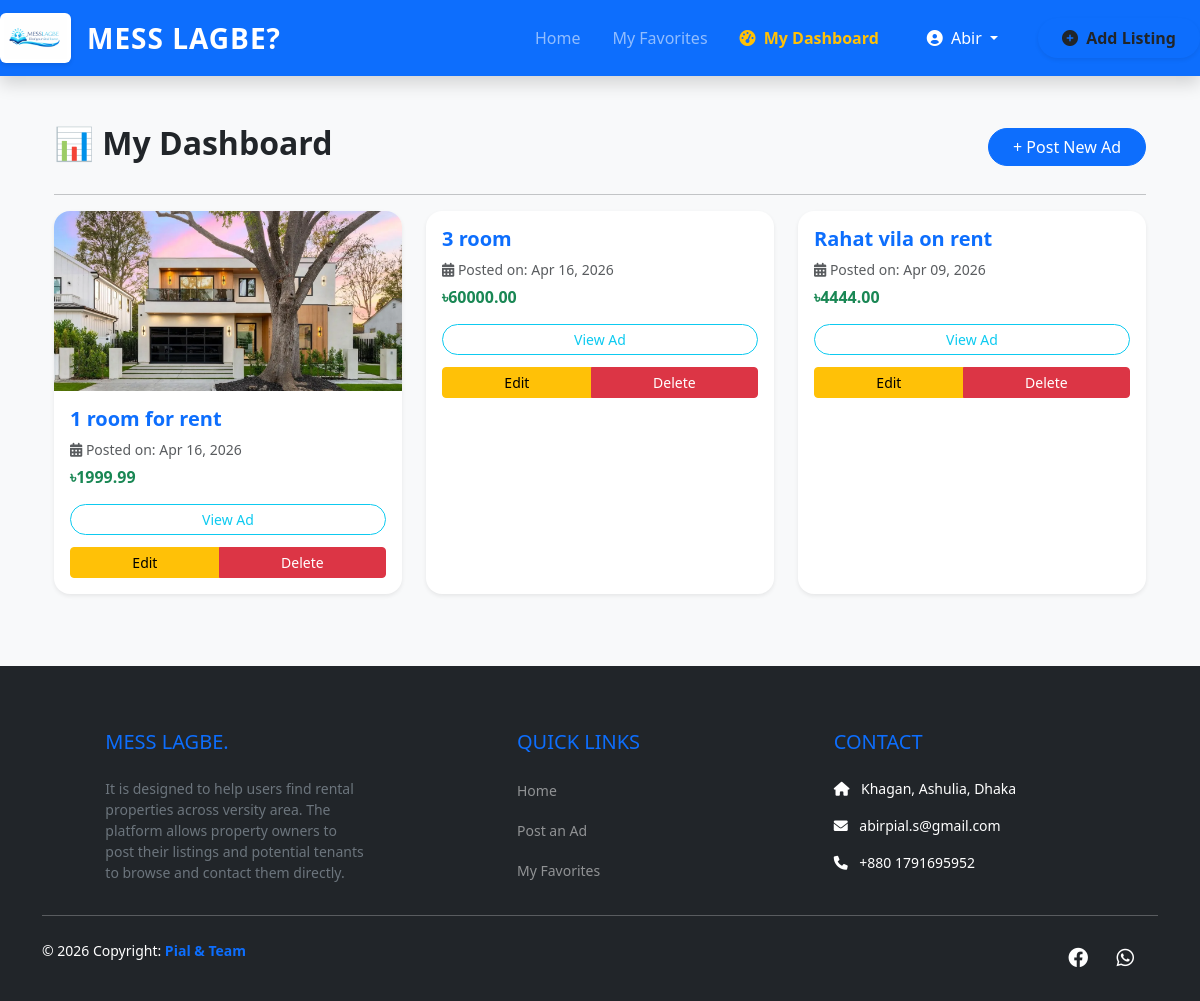
/my-ads/ (signed in), run on the app's committed database.
### accounts/models.py (models this page shows, shortened)
class CustomUser(AbstractUser):
    IS_STUDENT = 'student'
    IS_OWNER = 'owner'
    IS_ADMIN = 'admin'
    ROLE_CHOICES = [
        (IS_STUDENT, 'Student'),
        (IS_OWNER, 'House Owner'),
        (IS_ADMIN, 'Admin'),
    ]
    role = models.CharField(max_length=20, choices=ROLE_CHOICES, default=IS_STUDENT)
    phone_number = models.CharField(max_length=15, blank=True, null=True)
    university_id = models.CharField(max_length=50, blank=True, null=True)

### listings/models.py (models this page shows, shortened)
class Listing(models.Model):
    host = models.ForeignKey(
        settings.AUTH_USER_MODEL,
        on_delete=models.CASCADE,
        related_name='listings'
    )
    image = models.ImageField(upload_to='listings/', null=True, blank=True)
    phone_number = models.CharField(max_length=15, help_text="Contact number for this property")
    title = models.CharField(max_length=200, help_text="e.g. 2 Room flat for rent in Dhanmondi")
    description = models.TextField()
    location = models.CharField(max_length=150)
    price = models.DecimalField(max_digits=10, decimal_places=2)
    bedrooms = models.IntegerField()
    created_at = models.DateTimeField(auto_now_add=True)
    @property
    def primary_image_url(self):
        first_gallery_image = self.images.first()
        if first_gallery_image and first_gallery_image.image:
            return first_gallery_image.image.url
        if self.image:
            return self.image.url
        return None

### listings/views.py (the view)
# urls.py: path('my-ads/', views.my_listings, name='my_listings'),
@login_required(login_url='/accounts/login/')
def my_listings(request):
    user_ads = Listing.objects.filter(host=request.user).order_by('-created_at')
    return render(request, 'listings/my_listings.html', {'user_ads': user_ads})

### templates/listings/my_listings.html (shortened to what this page needs)
{% extends 'base.html' %}
{% block content %}
<div class="container mt-4">
    <div class="d-flex justify-content-between align-items-center mb-4">
        <h2 class="fw-bold">📊 My Dashboard</h2>
        <a href="{% url 'create_listing' %}" class="btn btn-primary rounded-pill px-4">+ Post New Ad</a>
    </div>
    <hr>
    <div class="row">
        {% if user_ads %}
        {% for ad in user_ads %}
        <div class="col-md-4 mb-4">
            <div class="card h-100 border-0 shadow-sm rounded-4 overflow-hidden">
                {% if ad.primary_image_url %}
                <img src="{{ ad.primary_image_url }}" class="card-img-top" style="height: 180px; object-fit: cover;">
                {% endif %}
                <div class="card-body">
                    <h5 class="card-title fw-bold text-primary">{{ ad.title }}</h5>
                    <p class="text-muted small mb-2">
                        <i class="fas fa-calendar-alt"></i>
                        Posted on: <span>{{ ad.created_at|date:"M d, Y" }}</span>
                    </p>
                    <h6 class="text-success fw-bold">৳{{ ad.price }}</h6>
                    <div class="d-grid gap-2 mt-3">
                        <a href="{% url 'listing_detail' ad.id %}" class="btn btn-outline-info btn-sm rounded-pill">View
                            Ad</a>
                        <div class="btn-group w-100 mt-1">
                            <a href="{% url 'edit_listing' ad.id %}" class="btn btn-warning btn-sm">Edit</a>
                            <a href="{% url 'delete_listing' ad.id %}" class="btn btn-danger btn-sm">Delete</a>
                        </div>
                    </div>
                </div>
            </div>
        </div>
        {% endfor %}
        {% endif %}
    </div>
</div>
{% endblock %}

### templates/base.html (shortened to what this page needs)
<!DOCTYPE html>
<html lang="en">
<head>
    <link href="https://cdn.jsdelivr.net/npm/bootstrap@5.3.0/dist/css/bootstrap.min.css" rel="stylesheet">
    <link rel="stylesheet" href="https://cdnjs.cloudflare.com/ajax/libs/font-awesome/6.0.0/css/all.min.css">
</head>
<body class="bg-light">
    <nav class="navbar navbar-expand-lg navbar-dark bg-primary shadow mb-4 sticky-top">
     <a class="navbar-brand d-flex align-items-center" href="{% url 'home' %}">
    <img src="/media/listings/gallery/logo.png" alt="MessLagbe?"
         style="height: 50px; width: auto; background: white; padding: 4px; border-radius: 6px; box-shadow: 0 2px 4px rgba(0,0,0,0.1);">
    <span class="ms-3 fw-bold fs-3 text-white" style="letter-spacing: 1px;">MESS LAGBE?</span>
</a>
            <div class="collapse navbar-collapse" id="navbarNav">
                <ul class="navbar-nav ms-auto align-items-center">
                    <li class="nav-item">
                        <a class="nav-link px-3" href="{% url 'home' %}">Home</a>
                    </li>
                   {% if user.is_authenticated %}
    <li class="nav-item">
        <a class="nav-link px-3" href="{% url 'favorites_list' %}">My Favorites</a>
    </li>
    <li class="nav-item">
        <a class="nav-link px-3 fw-bold text-warning" href="{% url 'dashboard' %}">
            <i class="fas fa-tachometer-alt me-1"></i> My Dashboard
        </a>
    </li>
    <li class="nav-item dropdown ms-lg-3">
        <a class="nav-link dropdown-toggle btn btn-outline-light btn-sm text-white px-3" href="#" id="userDropdown" role="button" data-bs-toggle="dropdown">
            <i class="fas fa-user-circle me-1"></i> {{ user.username }}
        </a>
    </li>
{% endif %}
                    <li class="nav-item ms-lg-4">
                        <a class="nav-link btn btn-warning text-dark fw-bold px-4 rounded-pill shadow-sm" href="{% url 'create_listing' %}">
                            <i class="fas fa-plus-circle me-1"></i> Add Listing
                        </a>
                    </li>
                </ul>
            </div>
    </nav>
    <div class="container main-content">
        {% block content %}
        {% endblock %}
    </div>
    {% if request.resolver_match.url_name != 'login' and request.resolver_match.url_name != 'signup' %}
    <footer class="bg-dark text-white pt-5 pb-4 mt-5">
        <div class="container text-center text-md-start">
            <div class="row">
                <div class="col-md-4 col-lg-4 col-xl-3 mx-auto mt-3">
                    <h5 class="text-uppercase mb-4 font-weight-bold text-primary">MESS LAGBE.</h5>
                    <p class="small text-secondary">
                        It is designed to help users find rental properties across versity area. The platform allows property owners to post their listings and potential tenants to browse and contact them directly.
                    </p>
                </div>
                <div class="col-md-2 col-lg-2 col-xl-2 mx-auto mt-3">
                    <h5 class="text-uppercase mb-4 font-weight-bold text-primary">Quick Links</h5>
                    <p><a href="{% url 'home' %}" class="text-white-50 text-decoration-none small">Home</a></p>
                    <p><a href="{% url 'create_listing' %}" class="text-white-50 text-decoration-none small">Post an Ad</a></p>
                    <p><a href="{% url 'favorites_list' %}" class="text-white-50 text-decoration-none small">My Favorites</a></p>
                </div>
                <div class="col-md-4 col-lg-3 col-xl-3 mx-auto mt-3">
                    <h5 class="text-uppercase mb-4 font-weight-bold text-primary">Contact</h5>
                    <p class="small"><i class="fas fa-home me-2"></i> Khagan, Ashulia, Dhaka</p>
                    <p class="small"><i class="fas fa-envelope me-2"></i> abirpial.s@gmail.com</p>
                    <p class="small"><i class="fas fa-phone me-2"></i> +880 1791695952</p>
                </div>
            </div>
            <hr class="mb-4 bg-secondary">
            <div class="row align-items-center">
                <div class="col-md-7 col-lg-8">
                    <p class="small">© 2026 Copyright:
                        <a href="#" class="text-decoration-none"><strong class="text-primary"> Pial & Team</strong></a>
                    </p>
                </div>
                <div class="col-md-5 col-lg-4">
                    <div class="text-center text-md-end">
                        <a href="#" class="text-white me-4" style="font-size: 20px;"><i class="fab fa-facebook"></i></a>
                        <a href="#" class="text-white me-4" style="font-size: 20px;"><i class="fab fa-whatsapp"></i></a>
                    </div>
                </div>
            </div>
        </div>
    </footer>
    {% endif %}
</body>
</html>

### templates/base.html (style rules this page uses)
body { font-family: 'Segoe UI', Tahoma, Geneva, Verdana, sans-serif; display: flex; flex-direction: column; min-height: 100vh; }
.main-content { flex: 1; }
.navbar-brand { font-size: 1.5rem; letter-spacing: 1px; }
.nav-link { font-weight: 500; transition: 0.3s; }
footer { background-color: #1a1a1a; }

### data on the page
CustomUser: username "Abir"
Listing: primary_image_url (picture), title "1 room for rent", created_at "Apr 16, 2026", price "1999.99"
Listing: title "3 room", created_at "Apr 16, 2026", price "60000.00"
Listing: title "Rahat vila on rent", created_at "Apr 09, 2026", price "4444.00"
